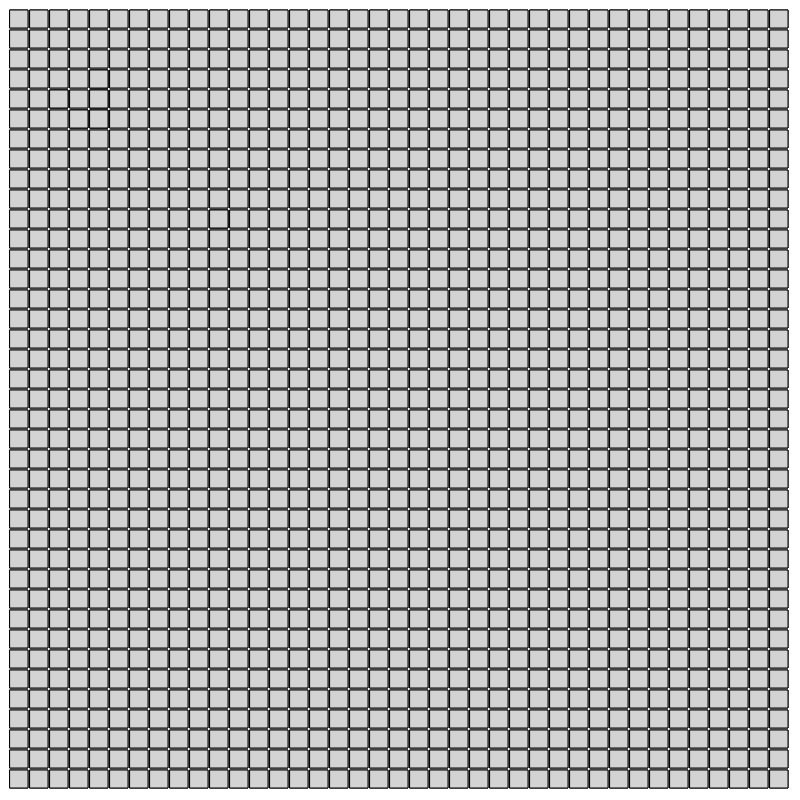
Frame 1 (no input)
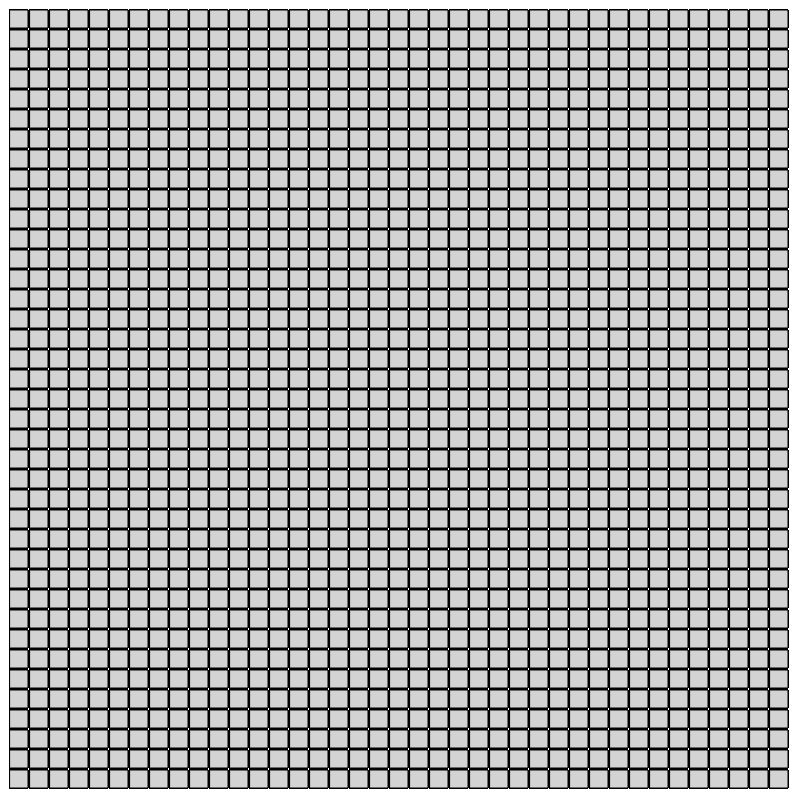
Frame 60 (no input)
Frame 120 (the mouse pressed at the canvas centre since frame 60): identical to frame 60, image omitted

The p5.js sketch that drew these frames (run headless with seeded random() and noise() and a simulated clock; from frame 60 on, the mouse is pressed at the canvas centre):

// p5.js sketch
// ── sketch.js

//i is column, j is row:
//how terribly strange, it won't color the first one on the screen...has SOMETHING to do with the fact that i was calling fill() AFTER drawing the rect.:
var startingCreature = [{i: 10, j: 10}, {i: 3, j: 5}, {i: 4, j: 4}, {i: 4, j: 5}, {i: 4, j: 3}, {i: 2, j: 4}];
var start, w, h;
var s = 40;

//to keep track of which cells are alive/dead:
var gridValues = [];

//trick for making variables global:
var can;

function makeGrid(s) {
  w = can.width;
  h = can.height;
  offset = 1000/s;
  //Say w=100. If s=5, we want start=10, then increment by 20. If s=20, we want start=2.5, and increment by 5.
  start = w/(s*2);
  // console.log(start);

  //to be honest, not entirely sure why we need the -50. Well I suppose it's like going until (arr.length - 1):
  for (var i = start; i < w - offset; i += 2*start) {
    var row = [];
    for (var j = start; j < h - offset; j += 2*start) {
      fill('lightgray');
      rect(i, j, 2*start - 2, 2*start - 2);

      //value signifies alive (1) or dead (0):
      row.push({i: i, j: j, value: 0, index: 2*(i - start) / s, jindex: 2*(j - start) / s});
    }
    gridValues.push(row);
  }
  // console.log(gridValues);
}


function getNeighbors(x) {
    neighbors = [];

    // if (x.value) {
    //   console.log(x.index, x.jindex, x.value);
    // }
    // console.log(startingCreature);

    if (x.index > 0) {
      neighbors.push({i: x.index - 1, j: x.jindex});

      if (x.jindex > 0) {
        neighbors.push({i: x.index, j: x.jindex - 1});
        neighbors.push({i: x.index - 1, j: x.jindex - 1});
      }

      if (x.jindex < s - 2) {
        neighbors.push({i: x.index, j: x.jindex + 1});
        neighbors.push({i: x.index - 1, j: x.jindex + 1});
      }
    } else {
      if (x.jindex > 0) {
        neighbors.push({i: x.index, j: x.jindex - 1});
      }
      if (x.jindex < s - 2) {
        neighbors.push({i: x.index, j: x.jindex + 1});
      }
    }

    if (x.index < s - 2) {
      neighbors.push({i: x.index + 1, j: x.jindex});

      if (x.jindex > 0) {
        neighbors.push({i: x.index + 1, j: x.jindex - 1});
      }
      if (x.jindex < s - 2) {
        neighbors.push({i: x.index + 1, j: x.jindex + 1});
      }
    }

    if (x.value) {
      // console.log(neighbors);
    }
    return neighbors;
  } // end getNeighbors


  function liveOrDie(x) {
    var neighbors = getNeighbors(x);
    var total = 0;

    neighbors.forEach(function(n) {
      //n has two properties: i and j. i records its column, and j its row.
      if (gridValues[n.i][n.j].value == 1 ) {
        total ++;
        // console.log('aha', n.i, n.j);
      }
    });

    // console.log(total);
    // console.log(x);

    //It always ends up dead in this situation:
    if (total < 2 || total > 3) {
      gridValues[x.index][x.jindex].value = 0;
    }

    //And it always ends up alive in this situation:
    if (total == 3) {
      gridValues[x.index][x.jindex].value = 1;
    }
    //And if total == 2, it stays in its current state.

    // console.log(x);
  }






function setup() {
  can = createCanvas(800, 800);

  makeGrid(s);

//Draw starting creature:
  startingCreature.forEach(function(item) {
    var xOff, yOff;
    xOff = start + item.i * 2*start;
    yOff = start + item.j * 2*start;
    fill('black');
    rect(xOff, yOff, 2*start - 2, 2*start - 2);
    // fill(0, 200);

    gridValues[item.i][item.j].value = 1;
  });

  console.log(gridValues);

  // gridValues.forEach(function(row) {
  //   row.forEach(function(x) {
  //     getNeighbors(x);
  //   });
  // });

} //end SETUP



function draw() {
  //whoa, need to have 0 here for it to show cells....And even if you take away, still gives the '2 argument' error...
  // background(0, 50);
  //ahh, you must pass something to the fill function, OK:
  // fill(0, 50);

  // liveOrDie({index: 5, jindex: 4, value: 0});

  makeGrid(s);
  //
  // gridValues.forEach(function(row) {
  //   row.forEach(function(x) {
  //     // var neighbors = getNeighbors(x);
  //     liveOrDie(x);
  //
  //     xOff = start + x.index * 2*start;
  //     yOff = start + x.jindex * 2*start;
  //
  //     if (gridValues[x.index][x.jindex].value == 1) {
  //       fill('black');
  //       rect(xOff, yOff, 2*start - 2, 2*start - 2);
  //
  //     }
  //     else {
  //       fill('lightgray');
  //       // rect(xOff, yOff, 2*start - 2, 2*start - 2);
  //
  //     }
  //
  //   });
  // });




} //end DRAW
